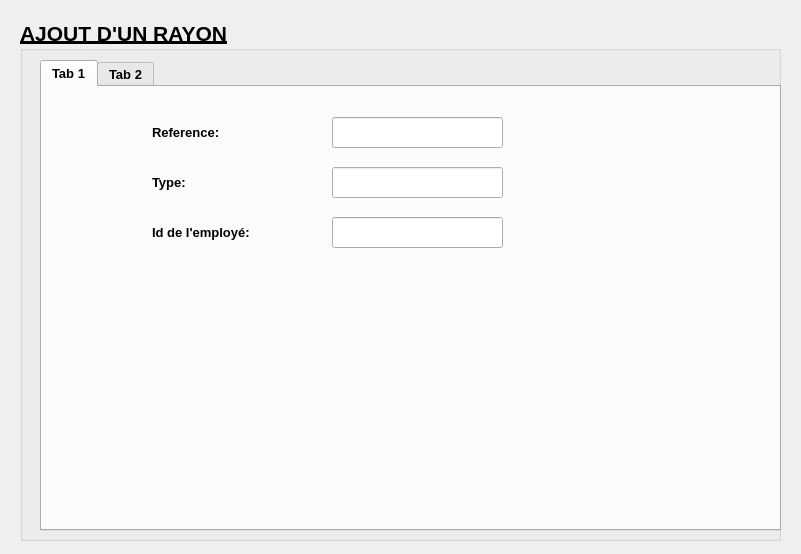
<?xml version="1.0" encoding="UTF-8"?>
<ui version="4.0">
 <class>Ajout</class>
 <widget class="QDialog" name="Ajout">
  <property name="geometry">
   <rect>
    <x>0</x>
    <y>0</y>
    <width>801</width>
    <height>554</height>
   </rect>
  </property>
  <property name="windowTitle">
   <string>Dialog</string>
  </property>
  <widget class="QGroupBox" name="groupBox">
   <property name="geometry">
    <rect>
     <x>20</x>
     <y>20</y>
     <width>761</width>
     <height>521</height>
    </rect>
   </property>
   <property name="font">
    <font>
     <pointsize>16</pointsize>
     <weight>75</weight>
     <bold>true</bold>
     <underline>true</underline>
    </font>
   </property>
   <property name="title">
    <string>AJOUT D'UN RAYON</string>
   </property>
   <widget class="QTabWidget" name="tabWidget">
    <property name="geometry">
     <rect>
      <x>20</x>
      <y>40</y>
      <width>741</width>
      <height>471</height>
     </rect>
    </property>
    <property name="font">
     <font>
      <pointsize>10</pointsize>
      <weight>75</weight>
      <bold>true</bold>
      <underline>false</underline>
     </font>
    </property>
    <property name="currentIndex">
     <number>0</number>
    </property>
    <widget class="QWidget" name="tab">
     <attribute name="title">
      <string>Tab 1</string>
     </attribute>
     <widget class="QLabel" name="label_5">
      <property name="geometry">
       <rect>
        <x>110</x>
        <y>80</y>
        <width>131</width>
        <height>31</height>
       </rect>
      </property>
      <property name="text">
       <string>Type:</string>
      </property>
     </widget>
     <widget class="QLabel" name="label_7">
      <property name="geometry">
       <rect>
        <x>110</x>
        <y>30</y>
        <width>131</width>
        <height>31</height>
       </rect>
      </property>
      <property name="text">
       <string>Reference:</string>
      </property>
     </widget>
     <widget class="QLineEdit" name="lineEdit_4">
      <property name="geometry">
       <rect>
        <x>290</x>
        <y>30</y>
        <width>171</width>
        <height>31</height>
       </rect>
      </property>
      <property name="text">
       <string/>
      </property>
     </widget>
     <widget class="QLineEdit" name="lineEdit_7">
      <property name="geometry">
       <rect>
        <x>290</x>
        <y>80</y>
        <width>171</width>
        <height>31</height>
       </rect>
      </property>
      <property name="text">
       <string/>
      </property>
     </widget>
     <widget class="QLineEdit" name="lineEdit_8">
      <property name="geometry">
       <rect>
        <x>290</x>
        <y>130</y>
        <width>171</width>
        <height>31</height>
       </rect>
      </property>
      <property name="text">
       <string/>
      </property>
     </widget>
     <widget class="QLabel" name="label_8">
      <property name="geometry">
       <rect>
        <x>110</x>
        <y>130</y>
        <width>151</width>
        <height>31</height>
       </rect>
      </property>
      <property name="text">
       <string>Id de l'employé:</string>
      </property>
     </widget>
    </widget>
    <widget class="QWidget" name="tab_2">
     <attribute name="title">
      <string>Tab 2</string>
     </attribute>
     <widget class="QTableWidget" name="tableWidget">
      <property name="geometry">
       <rect>
        <x>20</x>
        <y>20</y>
        <width>371</width>
        <height>411</height>
       </rect>
      </property>
      <property name="font">
       <font>
        <pointsize>10</pointsize>
        <weight>75</weight>
        <bold>true</bold>
        <underline>false</underline>
       </font>
      </property>
      <row>
       <property name="text">
        <string>Produit 1</string>
       </property>
      </row>
      <row>
       <property name="text">
        <string>Produit 2</string>
       </property>
      </row>
      <row>
       <property name="text">
        <string>Produit 3</string>
       </property>
      </row>
      <row>
       <property name="text">
        <string>Produit 4</string>
       </property>
      </row>
      <row>
       <property name="text">
        <string>Produit 5</string>
       </property>
      </row>
      <row>
       <property name="text">
        <string>Produit 6</string>
       </property>
      </row>
      <row>
       <property name="text">
        <string>Produit 7</string>
       </property>
      </row>
      <row>
       <property name="text">
        <string>Produit 8</string>
       </property>
      </row>
      <row>
       <property name="text">
        <string>Produit 9</string>
       </property>
      </row>
      <row>
       <property name="text">
        <string>Produit 10</string>
       </property>
      </row>
      <column>
       <property name="text">
        <string>Reference</string>
       </property>
      </column>
      <column>
       <property name="text">
        <string>Quantité</string>
       </property>
      </column>
      <item row="4" column="0">
       <property name="text">
        <string/>
       </property>
      </item>
      <item row="5" column="0">
       <property name="text">
        <string/>
       </property>
      </item>
     </widget>
     <widget class="QSpinBox" name="spinBox">
      <property name="geometry">
       <rect>
        <x>230</x>
        <y>90</y>
        <width>121</width>
        <height>31</height>
       </rect>
      </property>
     </widget>
     <widget class="QSpinBox" name="spinBox_2">
      <property name="geometry">
       <rect>
        <x>230</x>
        <y>130</y>
        <width>121</width>
        <height>31</height>
       </rect>
      </property>
     </widget>
     <widget class="QSpinBox" name="spinBox_3">
      <property name="geometry">
       <rect>
        <x>230</x>
        <y>170</y>
        <width>121</width>
        <height>31</height>
       </rect>
      </property>
     </widget>
     <widget class="QSpinBox" name="spinBox_4">
      <property name="geometry">
       <rect>
        <x>230</x>
        <y>240</y>
        <width>121</width>
        <height>31</height>
       </rect>
      </property>
     </widget>
     <widget class="QSpinBox" name="spinBox_5">
      <property name="geometry">
       <rect>
        <x>230</x>
        <y>200</y>
        <width>121</width>
        <height>31</height>
       </rect>
      </property>
     </widget>
     <widget class="QSpinBox" name="spinBox_6">
      <property name="geometry">
       <rect>
        <x>230</x>
        <y>320</y>
        <width>121</width>
        <height>31</height>
       </rect>
      </property>
     </widget>
     <widget class="QSpinBox" name="spinBox_7">
      <property name="geometry">
       <rect>
        <x>230</x>
        <y>350</y>
        <width>121</width>
        <height>31</height>
       </rect>
      </property>
     </widget>
     <widget class="QSpinBox" name="spinBox_8">
      <property name="geometry">
       <rect>
        <x>230</x>
        <y>390</y>
        <width>121</width>
        <height>31</height>
       </rect>
      </property>
     </widget>
     <widget class="QSpinBox" name="spinBox_9">
      <property name="geometry">
       <rect>
        <x>230</x>
        <y>280</y>
        <width>121</width>
        <height>31</height>
       </rect>
      </property>
     </widget>
     <widget class="QDialogButtonBox" name="buttonBox">
      <property name="geometry">
       <rect>
        <x>530</x>
        <y>410</y>
        <width>193</width>
        <height>28</height>
       </rect>
      </property>
      <property name="font">
       <font>
        <pointsize>10</pointsize>
        <weight>75</weight>
        <bold>true</bold>
        <underline>false</underline>
       </font>
      </property>
      <property name="standardButtons">
       <set>QDialogButtonBox::Cancel|QDialogButtonBox::Ok</set>
      </property>
     </widget>
    </widget>
   </widget>
  </widget>
 </widget>
 <resources/>
 <connections>
  <connection>
   <sender>buttonBox</sender>
   <signal>clicked(QAbstractButton*)</signal>
   <receiver>Ajout</receiver>
   <slot>reject()</slot>
   <hints>
    <hint type="sourcelabel">
     <x>714</x>
     <y>527</y>
    </hint>
    <hint type="destinationlabel">
     <x>850</x>
     <y>319</y>
    </hint>
   </hints>
  </connection>
 </connections>
</ui>
